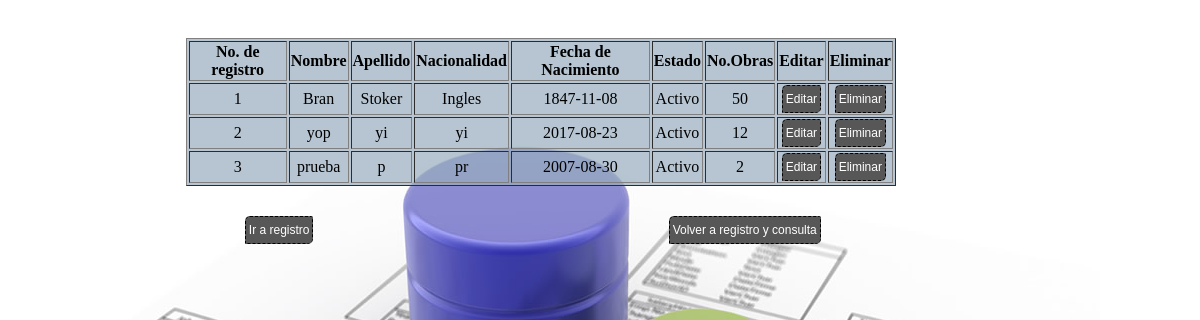
Page /Controlador/Autor/autores_con_ctrl.php (signed in) on the committed database.
### tables this page shows
CREATE TABLE IF NOT EXISTS `autores` (
  `no_registro` int(11) NOT NULL AUTO_INCREMENT,
  `nombrea` varchar(50) NOT NULL,
  `apellidoa` varchar(50) NOT NULL,
  `nac` varchar(50) NOT NULL,
  `fechan` date NOT NULL,
  `estadoa` varchar(50) NOT NULL,
  `obras` int(50) NOT NULL,
  `estado` int(1) DEFAULT NULL,
  PRIMARY KEY (`no_registro`)
);

### Controlador/Autor/autores_con_ctrl.php (called while the page is built, shortened)
<?php
require_once '../../Modelo/Autor/Autor.php';
$a= new Autor;
$consulta=$a->consultar();
require_once '../../Vista/autor/Consulta.php';
 ?>

### Modelo/Conexion.php (called while the page is built)
<?php
class Conexion
{
	public  static function conm()
	{
		$servidor="localhost";
		$usuario="root";
		$bd="libreria";
		$password="";
		$con=mysqli_connect(
			$servidor,
			$usuario,
			$password,
			$bd
);
			return $con;
		}
	}
 ?>

### Modelo/Autor/Autor.php (called while the page is built, shortened)
<?php
Class Autor
{
	Private $db;
	public function __construct()
	{
		require_once '../../Modelo/Conexion.php';
		$this->db=Conexion::conm();
	}
	public function consultar()
	{
		$datos=array();
		$visible=1;
		$consulta="SELECT * FROM `autores` where estado='$visible' ";
		$ejecutar=$this->db->query($consulta);
		while($fila= mysqli_fetch_array($ejecutar))
		{
			$datos[]=$fila;
		}
		return $datos;
	}
}
 ?>

### Vista/Autor/Consulta.php (the view, shortened to what this page needs)
<!DOCTYPE html>
<html lang="en">
<head>
	<link rel="stylesheet" href="../../Vista/css/autores/estilo_consul.css">
</head>
<body>
	<table width="500" border="1" >
		<th>No. de registro</th>
		<th>Nombre</th>
		<th>Apellido</th>
		<th>Nacionalidad</th>
		<th>Fecha de Nacimiento</th>
		<th>Estado</th>
		<th>No.Obras</th>
		<th>Editar</th>
		<th>Eliminar</th><br>
	<?php foreach ($consulta as $dato) {
	 ?>
	<tr align= "center">
	<td><?php echo $dato['no_registro']; ?></td>
	<td><?php echo $dato['nombrea']; ?></td>
	<td><?php echo $dato['apellidoa']; ?></td>
	<td><?php echo $dato['nac']; ?></td>
	<td><?php echo $dato['fechan']; ?></td>
	<td>
		<?php
			if ($dato['estado']=='1')
			{
				echo "Activo";
			}
		?>
	</td>
	<td><?php echo $dato['obras']; ?></td>
	<td>
		<form action="" method="post">
			<input type="submit" name="edit" class="boton2" value="Editar">
		</form></td>
	<td><input type="BUTTON" onclick="elimina(<?php echo $dato['no_registro']; ?>)" name="Eliminar" value="Eliminar" class="boton2"></td>
	</tr>
	<?php } ?>
	</table>
	<br>
<table border=0 class="tabla">
	<tr>
	<form action = "formulario.php" method="post">
		<input type="submit" value="Ir a registro" class="boton1">
	</form>
	</tr>
	<tr>
	<form action = "../../Vista//menu/menu_consulta.php" method="post">
		<input type="submit" value="Volver a registro y consulta" class="boton3">
	</form>
	</tr>
</table>
</body>
</html>

### Vista/css/autores/estilo_consul.css (style rules this page uses)
body { background-image: url(../../img/clientes/datos.png); background-position: center; background-repeat: no-repeat; background-attachment: fixed; }
table { background-color:rgba(151, 173, 190, 0.7); width: 60%; height: auto; margin: 1% 15%; }
.boton1 { font-size:12px; color:#FFF; color:#FFF; border:solid 1px ; margin: 0% 20%; text-align:center; background:#575757; padding:6px 3px 6px 3px; -moz-border-radius: 2px; -webkit-border-radius: 2px; border-radius: 2px; border:dashed 1px #000000; -moz-border-radius-topleft: 5px; -moz-border-radius-topright:1px; -moz-border-radius-bottomleft:1px; -moz-border-radius-bottomright:5px; -webkit-border-top-left-radius:5px; -webkit-border-top-right-radius:1px; -webkit-border-bottom-left-radius:1px; -webkit-border-bottom-right-radius:5px; border-top-left-radius:5px; border-top-right-radius:2px; border-bottom-left-radius:1px; border-bottom-right-radius:5px; }
.boton2 { font-size:12px; color:#FFF; color:#FFF; border:solid 1px ; text-align:center; background:#575757; padding:6px 3px 6px 3px; -moz-border-radius: 2px; -webkit-border-radius: 2px; border-radius: 2px; border:dashed 1px #000000; -moz-border-radius-topleft: 5px; -moz-border-radius-topright:1px; -moz-border-radius-bottomleft:1px; -moz-border-radius-bottomright:5px; -webkit-border-top-left-radius:5px; -webkit-border-top-right-radius:1px; -webkit-border-bottom-left-radius:1px; -webkit-border-bottom-right-radius:5px; border-top-left-radius:5px; border-top-right-radius:2px; border-bottom-left-radius:1px; border-bottom-right-radius:5px; }
.boton3 { font-size:12px; color:#FFF; color:#FFF; border:solid 1px ; margin: 0% 10%; text-align:center; background:#575757; padding:6px 3px 6px 3px; -moz-border-radius: 2px; -webkit-border-radius: 2px; border-radius: 2px; border:dashed 1px #000000; -moz-border-radius-topleft: 5px; -moz-border-radius-topright:1px; -moz-border-radius-bottomleft:1px; -moz-border-radius-bottomright:5px; -webkit-border-top-left-radius:5px; -webkit-border-top-right-radius:1px; -webkit-border-bottom-left-radius:1px; -webkit-border-bottom-right-radius:5px; border-top-left-radius:5px; border-top-right-radius:2px; border-bottom-left-radius:1px; border-bottom-right-radius:5px; }

### rows in the picture
autores: no_registro "1", nombrea "Bran", apellidoa "Stoker", nac "Ingles", fechan "1847-11-08", estado "Activo", obras "50"
autores: no_registro "2", nombrea "yop", apellidoa "yi", nac "yi", fechan "2017-08-23", estado "Activo", obras "12"
autores: no_registro "3", nombrea "prueba", apellidoa "p", nac "pr", fechan "2007-08-30", estado "Activo", obras "2"
